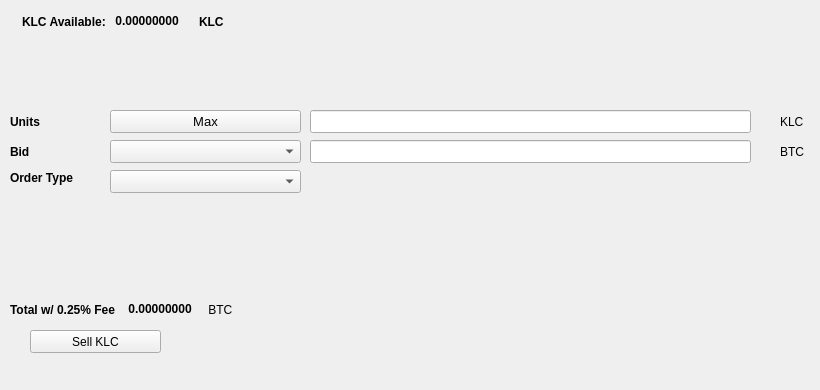
   <widget class="QWidget" name="SellTab">
    <attribute name="title">
     <string>Sell</string>
    </attribute>
    <widget class="QLabel" name="label_16">
     <property name="geometry">
      <rect>
       <x>780</x>
       <y>140</y>
       <width>31</width>
       <height>23</height>
      </rect>
     </property>
     <property name="text">
      <string>BTC</string>
     </property>
    </widget>
    <widget class="QComboBox" name="SellBidcomboBox">
     <property name="geometry">
      <rect>
       <x>110</x>
       <y>140</y>
       <width>191</width>
       <height>23</height>
      </rect>
     </property>
     <property name="font">
      <font>
       <pointsize>10</pointsize>
      </font>
     </property>
    </widget>
    <widget class="QLabel" name="label_18">
     <property name="geometry">
      <rect>
       <x>10</x>
       <y>110</y>
       <width>46</width>
       <height>23</height>
      </rect>
     </property>
     <property name="font">
      <font>
       <weight>75</weight>
       <bold>true</bold>
      </font>
     </property>
     <property name="text">
      <string>Units</string>
     </property>
    </widget>
    <widget class="QPushButton" name="Sell_Max_Amount">
     <property name="geometry">
      <rect>
       <x>110</x>
       <y>110</y>
       <width>191</width>
       <height>23</height>
      </rect>
     </property>
     <property name="font">
      <font>
       <pointsize>10</pointsize>
      </font>
     </property>
     <property name="text">
      <string>Max</string>
     </property>
    </widget>
    <widget class="QLabel" name="label_20">
     <property name="geometry">
      <rect>
       <x>10</x>
       <y>170</y>
       <width>91</width>
       <height>16</height>
      </rect>
     </property>
     <property name="font">
      <font>
       <weight>75</weight>
       <bold>true</bold>
      </font>
     </property>
     <property name="text">
      <string>Order Type</string>
     </property>
    </widget>
    <widget class="QComboBox" name="SellOrdertypeCombo">
     <property name="geometry">
      <rect>
       <x>110</x>
       <y>170</y>
       <width>191</width>
       <height>23</height>
      </rect>
     </property>
     <property name="font">
      <font>
       <pointsize>10</pointsize>
      </font>
     </property>
    </widget>
    <widget class="QLabel" name="label_21">
     <property name="geometry">
      <rect>
       <x>10</x>
       <y>140</y>
       <width>46</width>
       <height>23</height>
      </rect>
     </property>
     <property name="font">
      <font>
       <weight>75</weight>
       <bold>true</bold>
      </font>
     </property>
     <property name="text">
      <string>Bid</string>
     </property>
    </widget>
    <widget class="QLabel" name="label_22">
     <property name="geometry">
      <rect>
       <x>780</x>
       <y>110</y>
       <width>31</width>
       <height>23</height>
      </rect>
     </property>
     <property name="text">
      <string>KLC</string>
     </property>
    </widget>
    <widget class="QLineEdit" name="UnitsInputKLC">
     <property name="geometry">
      <rect>
       <x>310</x>
       <y>110</y>
       <width>441</width>
       <height>23</height>
      </rect>
     </property>
     <property name="font">
      <font>
       <pointsize>9</pointsize>
       <weight>75</weight>
       <bold>true</bold>
      </font>
     </property>
    </widget>
    <widget class="QLineEdit" name="SellBidPriceEdit">
     <property name="geometry">
      <rect>
       <x>310</x>
       <y>140</y>
       <width>441</width>
       <height>23</height>
      </rect>
     </property>
     <property name="font">
      <font>
       <pointsize>9</pointsize>
       <weight>75</weight>
       <bold>true</bold>
      </font>
     </property>
    </widget>
    <widget class="QPushButton" name="SellKLCBTN">
     <property name="geometry">
      <rect>
       <x>30</x>
       <y>330</y>
       <width>131</width>
       <height>23</height>
      </rect>
     </property>
     <property name="text">
      <string>Sell KLC</string>
     </property>
     <property name="icon">
      <iconset resource="../kalkicoin">
       <normaloff>:/icons/bitcoin</normaloff>:/icons/bitcoin</iconset>
     </property>
    </widget>
    <widget class="QWidget" name="layoutWidget3">
     <property name="geometry">
      <rect>
       <x>22</x>
       <y>12</y>
       <width>258</width>
       <height>19</height>
      </rect>
     </property>
     <layout class="QHBoxLayout" name="horizontalLayout">
      <item>
       <widget class="QLabel" name="label232_2">
        <property name="font">
         <font>
          <weight>75</weight>
          <bold>true</bold>
         </font>
        </property>
        <property name="text">
         <string>KLC Available:</string>
        </property>
       </widget>
      </item>
      <item>
       <widget class="QLabel" name="KLCAvailableLabel">
        <property name="palette">
         <palette>
          <active>
           <colorrole role="WindowText">
            <brush brushstyle="SolidPattern">
             <color alpha="255">
              <red>0</red>
              <green>0</green>
              <blue>0</blue>
             </color>
            </brush>
           </colorrole>
           <colorrole role="Button">
            <brush brushstyle="SolidPattern">
             <color alpha="255">
              <red>0</red>
              <green>170</green>
              <blue>0</blue>
             </color>
            </brush>
           </colorrole>
           <colorrole role="Light">
            <brush brushstyle="SolidPattern">
             <color alpha="255">
              <red>0</red>
              <green>255</green>
              <blue>0</blue>
             </color>
            </brush>
           </colorrole>
           <colorrole role="Midlight">
            <brush brushstyle="SolidPattern">
             <color alpha="255">
              <red>0</red>
              <green>212</green>
              <blue>0</blue>
             </color>
            </brush>
           </colorrole>
           <colorrole role="Dark">
            <brush brushstyle="SolidPattern">
             <color alpha="255">
              <red>0</red>
              <green>85</green>
              <blue>0</blue>
             </color>
            </brush>
           </colorrole>
           <colorrole role="Mid">
            <brush brushstyle="SolidPattern">
             <color alpha="255">
              <red>0</red>
              <green>113</green>
              <blue>0</blue>
             </color>
            </brush>
           </colorrole>
           <colorrole role="Text">
            <brush brushstyle="SolidPattern">
             <color alpha="255">
              <red>0</red>
              <green>170</green>
              <blue>0</blue>
             </color>
            </brush>
           </colorrole>
           <colorrole role="BrightText">
            <brush brushstyle="SolidPattern">
             <color alpha="255">
              <red>255</red>
              <green>255</green>
              <blue>255</blue>
             </color>
            </brush>
           </colorrole>
           <colorrole role="ButtonText">
            <brush brushstyle="SolidPattern">
             <color alpha="255">
              <red>0</red>
              <green>0</green>
              <blue>0</blue>
             </color>
            </brush>
           </colorrole>
           <colorrole role="Base">
            <brush brushstyle="SolidPattern">
             <color alpha="255">
              <red>255</red>
              <green>255</green>
              <blue>255</blue>
             </color>
            </brush>
           </colorrole>
           <colorrole role="Window">
            <brush brushstyle="SolidPattern">
             <color alpha="255">
              <red>0</red>
              <green>170</green>
              <blue>0</blue>
             </color>
            </brush>
           </colorrole>
           <colorrole role="Shadow">
            <brush brushstyle="SolidPattern">
             <color alpha="255">
              <red>0</red>
              <green>0</green>
              <blue>0</blue>
             </color>
            </brush>
           </colorrole>
           <colorrole role="AlternateBase">
            <brush brushstyle="SolidPattern">
             <color alpha="255">
              <red>127</red>
              <green>212</green>
              <blue>127</blue>
             </color>
            </brush>
           </colorrole>
           <colorrole role="ToolTipBase">
            <brush brushstyle="SolidPattern">
             <color alpha="255">
              <red>255</red>
              <green>255</green>
              <blue>220</blue>
             </color>
            </brush>
           </colorrole>
           <colorrole role="ToolTipText">
            <brush brushstyle="SolidPattern">
             <color alpha="255">
              <red>0</red>
              <green>0</green>
              <blue>0</blue>
             </color>
            </brush>
           </colorrole>
          </active>
          <inactive>
           <colorrole role="WindowText">
            <brush brushstyle="SolidPattern">
             <color alpha="255">
              <red>0</red>
              <green>0</green>
              <blue>0</blue>
             </color>
            </brush>
           </colorrole>
           <colorrole role="Button">
            <brush brushstyle="SolidPattern">
             <color alpha="255">
              <red>0</red>
              <green>170</green>
              <blue>0</blue>
             </color>
            </brush>
           </colorrole>
           <colorrole role="Light">
            <brush brushstyle="SolidPattern">
             <color alpha="255">
              <red>0</red>
              <green>255</green>
              <blue>0</blue>
             </color>
            </brush>
           </colorrole>
           <colorrole role="Midlight">
            <brush brushstyle="SolidPattern">
             <color alpha="255">
              <red>0</red>
              <green>212</green>
              <blue>0</blue>
             </color>
            </brush>
           </colorrole>
           <colorrole role="Dark">
            <brush brushstyle="SolidPattern">
             <color alpha="255">
              <red>0</red>
              <green>85</green>
              <blue>0</blue>
             </color>
            </brush>
           </colorrole>
           <colorrole role="Mid">
            <brush brushstyle="SolidPattern">
             <color alpha="255">
              <red>0</red>
              <green>113</green>
              <blue>0</blue>
             </color>
            </brush>
           </colorrole>
           <colorrole role="Text">
            <brush brushstyle="SolidPattern">
             <color alpha="255">
              <red>0</red>
              <green>170</green>
              <blue>0</blue>
             </color>
            </brush>
           </colorrole>
           <colorrole role="BrightText">
            <brush brushstyle="SolidPattern">
             <color alpha="255">
              <red>255</red>
              <green>255</green>
              <blue>255</blue>
             </color>
            </brush>
           </colorrole>
           <colorrole role="ButtonText">
            <brush brushstyle="SolidPattern">
             <color alpha="255">
              <red>0</red>
              <green>0</green>
              <blue>0</blue>
             </color>
            </brush>
           </colorrole>
           <colorrole role="Base">
            <brush brushstyle="SolidPattern">
             <color alpha="255">
              <red>255</red>
              <green>255</green>
              <blue>255</blue>
             </color>
            </brush>
           </colorrole>
           <colorrole role="Window">
            <brush brushstyle="SolidPattern">
             <color alpha="255">
              <red>0</red>
              <green>170</green>
              <blue>0</blue>
             </color>
            </brush>
           </colorrole>
           <colorrole role="Shadow">
            <brush brushstyle="SolidPattern">
             <color alpha="255">
              <red>0</red>
              <green>0</green>
              <blue>0</blue>
             </color>
            </brush>
           </colorrole>
           <colorrole role="AlternateBase">
            <brush brushstyle="SolidPattern">
             <color alpha="255">
              <red>127</red>
              <green>212</green>
              <blue>127</blue>
             </color>
            </brush>
           </colorrole>
           <colorrole role="ToolTipBase">
            <brush brushstyle="SolidPattern">
             <color alpha="255">
              <red>255</red>
              <green>255</green>
              <blue>220</blue>
             </color>
            </brush>
           </colorrole>
           <colorrole role="ToolTipText">
            <brush brushstyle="SolidPattern">
             <color alpha="255">
              <red>0</red>
              <green>0</green>
              <blue>0</blue>
             </color>
            </brush>
           </colorrole>
          </inactive>
          <disabled>
           <colorrole role="WindowText">
            <brush brushstyle="SolidPattern">
             <color alpha="255">
              <red>0</red>
              <green>85</green>
              <blue>0</blue>
             </color>
            </brush>
           </colorrole>
           <colorrole role="Button">
            <brush brushstyle="SolidPattern">
             <color alpha="255">
              <red>0</red>
              <green>170</green>
              <blue>0</blue>
             </color>
            </brush>
           </colorrole>
           <colorrole role="Light">
            <brush brushstyle="SolidPattern">
             <color alpha="255">
              <red>0</red>
              <green>255</green>
              <blue>0</blue>
             </color>
            </brush>
           </colorrole>
           <colorrole role="Midlight">
            <brush brushstyle="SolidPattern">
             <color alpha="255">
              <red>0</red>
              <green>212</green>
              <blue>0</blue>
             </color>
            </brush>
           </colorrole>
           <colorrole role="Dark">
            <brush brushstyle="SolidPattern">
             <color alpha="255">
              <red>0</red>
              <green>85</green>
              <blue>0</blue>
             </color>
            </brush>
           </colorrole>
           <colorrole role="Mid">
            <brush brushstyle="SolidPattern">
             <color alpha="255">
              <red>0</red>
              <green>113</green>
              <blue>0</blue>
             </color>
            </brush>
           </colorrole>
           <colorrole role="Text">
            <brush brushstyle="SolidPattern">
             <color alpha="255">
              <red>0</red>
              <green>85</green>
              <blue>0</blue>
             </color>
            </brush>
           </colorrole>
           <colorrole role="BrightText">
            <brush brushstyle="SolidPattern">
             <color alpha="255">
              <red>255</red>
              <green>255</green>
              <blue>255</blue>
             </color>
            </brush>
           </colorrole>
           <colorrole role="ButtonText">
            <brush brushstyle="SolidPattern">
             <color alpha="255">
              <red>0</red>
              <green>85</green>
              <blue>0</blue>
             </color>
            </brush>
           </colorrole>
           <colorrole role="Base">
            <brush brushstyle="SolidPattern">
             <color alpha="255">
              <red>0</red>
              <green>170</green>
              <blue>0</blue>
             </color>
            </brush>
           </colorrole>
           <colorrole role="Window">
            <brush brushstyle="SolidPattern">
             <color alpha="255">
              <red>0</red>
              <green>170</green>
              <blue>0</blue>
             </color>
            </brush>
           </colorrole>
           <colorrole role="Shadow">
            <brush brushstyle="SolidPattern">
             <color alpha="255">
              <red>0</red>
              <green>0</green>
              <blue>0</blue>
             </color>
            </brush>
           </colorrole>
           <colorrole role="AlternateBase">
            <brush brushstyle="SolidPattern">
             <color alpha="255">
              <red>0</red>
              <green>170</green>
              <blue>0</blue>
             </color>
            </brush>
           </colorrole>
           <colorrole role="ToolTipBase">
            <brush brushstyle="SolidPattern">
             <color alpha="255">
              <red>255</red>
              <green>255</green>
              <blue>220</blue>
             </color>
            </brush>
           </colorrole>
           <colorrole role="ToolTipText">
            <brush brushstyle="SolidPattern">
             <color alpha="255">
              <red>0</red>
              <green>0</green>
              <blue>0</blue>
             </color>
            </brush>
           </colorrole>
          </disabled>
         </palette>
        </property>
        <property name="font">
         <font>
          <weight>75</weight>
          <bold>true</bold>
         </font>
        </property>
        <property name="text">
         <string> 0.00000000 </string>
        </property>
        <property name="textInteractionFlags">
         <set>Qt::LinksAccessibleByMouse|Qt::TextSelectableByKeyboard|Qt::TextSelectableByMouse</set>
        </property>
       </widget>
      </item>
      <item>
       <widget class="QLabel" name="labelKLC">
        <property name="font">
         <font>
          <weight>75</weight>
          <bold>true</bold>
         </font>
        </property>
        <property name="text">
         <string>KLC</string>
        </property>
       </widget>
      </item>
     </layout>
    </widget>
    <widget class="QWidget" name="layoutWidget">
     <property name="geometry">
      <rect>
       <x>10</x>
       <y>300</y>
       <width>268</width>
       <height>19</height>
      </rect>
     </property>
     <layout class="QHBoxLayout" name="horizontalLayout_2">
      <item>
       <widget class="QLabel" name="label_19">
        <property name="font">
         <font>
          <weight>75</weight>
          <bold>true</bold>
         </font>
        </property>
        <property name="text">
         <string>Total w/ 0.25% Fee </string>
        </property>
       </widget>
      </item>
      <item>
       <widget class="QLabel" name="SellCostLabel">
        <property name="palette">
         <palette>
          <active>
           <colorrole role="WindowText">
            <brush brushstyle="SolidPattern">
             <color alpha="255">
              <red>0</red>
              <green>0</green>
              <blue>0</blue>
             </color>
            </brush>
           </colorrole>
           <colorrole role="Button">
            <brush brushstyle="SolidPattern">
             <color alpha="255">
              <red>0</red>
              <green>170</green>
              <blue>0</blue>
             </color>
            </brush>
           </colorrole>
           <colorrole role="Light">
            <brush brushstyle="SolidPattern">
             <color alpha="255">
              <red>0</red>
              <green>255</green>
              <blue>0</blue>
             </color>
            </brush>
           </colorrole>
           <colorrole role="Midlight">
            <brush brushstyle="SolidPattern">
             <color alpha="255">
              <red>0</red>
              <green>212</green>
              <blue>0</blue>
             </color>
            </brush>
           </colorrole>
           <colorrole role="Dark">
            <brush brushstyle="SolidPattern">
             <color alpha="255">
              <red>0</red>
              <green>85</green>
              <blue>0</blue>
             </color>
            </brush>
           </colorrole>
           <colorrole role="Mid">
            <brush brushstyle="SolidPattern">
             <color alpha="255">
              <red>0</red>
              <green>113</green>
              <blue>0</blue>
             </color>
            </brush>
           </colorrole>
           <colorrole role="Text">
            <brush brushstyle="SolidPattern">
             <color alpha="255">
              <red>0</red>
              <green>170</green>
              <blue>0</blue>
             </color>
            </brush>
           </colorrole>
           <colorrole role="BrightText">
            <brush brushstyle="SolidPattern">
             <color alpha="255">
              <red>255</red>
              <green>255</green>
              <blue>255</blue>
             </color>
            </brush>
           </colorrole>
           <colorrole role="ButtonText">
            <brush brushstyle="SolidPattern">
             <color alpha="255">
              <red>0</red>
              <green>0</green>
              <blue>0</blue>
             </color>
            </brush>
           </colorrole>
           <colorrole role="Base">
            <brush brushstyle="SolidPattern">
             <color alpha="255">
              <red>255</red>
              <green>255</green>
              <blue>255</blue>
             </color>
            </brush>
           </colorrole>
           <colorrole role="Window">
            <brush brushstyle="SolidPattern">
             <color alpha="255">
              <red>0</red>
              <green>170</green>
              <blue>0</blue>
             </color>
            </brush>
           </colorrole>
           <colorrole role="Shadow">
            <brush brushstyle="SolidPattern">
             <color alpha="255">
              <red>0</red>
              <green>0</green>
              <blue>0</blue>
             </color>
            </brush>
           </colorrole>
           <colorrole role="AlternateBase">
            <brush brushstyle="SolidPattern">
             <color alpha="255">
              <red>127</red>
              <green>212</green>
              <blue>127</blue>
             </color>
            </brush>
           </colorrole>
           <colorrole role="ToolTipBase">
            <brush brushstyle="SolidPattern">
             <color alpha="255">
              <red>255</red>
              <green>255</green>
              <blue>220</blue>
             </color>
            </brush>
           </colorrole>
           <colorrole role="ToolTipText">
            <brush brushstyle="SolidPattern">
             <color alpha="255">
              <red>0</red>
              <green>0</green>
              <blue>0</blue>
             </color>
            </brush>
           </colorrole>
          </active>
          <inactive>
           <colorrole role="WindowText">
            <brush brushstyle="SolidPattern">
             <color alpha="255">
              <red>0</red>
              <green>0</green>
              <blue>0</blue>
             </color>
            </brush>
           </colorrole>
           <colorrole role="Button">
            <brush brushstyle="SolidPattern">
             <color alpha="255">
              <red>0</red>
              <green>170</green>
              <blue>0</blue>
             </color>
            </brush>
           </colorrole>
           <colorrole role="Light">
            <brush brushstyle="SolidPattern">
             <color alpha="255">
              <red>0</red>
              <green>255</green>
              <blue>0</blue>
             </color>
            </brush>
           </colorrole>
           <colorrole role="Midlight">
            <brush brushstyle="SolidPattern">
             <color alpha="255">
              <red>0</red>
              <green>212</green>
              <blue>0</blue>
             </color>
            </brush>
           </colorrole>
           <colorrole role="Dark">
            <brush brushstyle="SolidPattern">
             <color alpha="255">
              <red>0</red>
              <green>85</green>
              <blue>0</blue>
             </color>
            </brush>
           </colorrole>
           <colorrole role="Mid">
            <brush brushstyle="SolidPattern">
             <color alpha="255">
              <red>0</red>
              <green>113</green>
              <blue>0</blue>
             </color>
            </brush>
           </colorrole>
           <colorrole role="Text">
            <brush brushstyle="SolidPattern">
             <color alpha="255">
              <red>0</red>
              <green>170</green>
              <blue>0</blue>
             </color>
            </brush>
           </colorrole>
           <colorrole role="BrightText">
            <brush brushstyle="SolidPattern">
             <color alpha="255">
              <red>255</red>
              <green>255</green>
              <blue>255</blue>
             </color>
            </brush>
           </colorrole>
           <colorrole role="ButtonText">
            <brush brushstyle="SolidPattern">
             <color alpha="255">
              <red>0</red>
              <green>0</green>
              <blue>0</blue>
             </color>
            </brush>
           </colorrole>
           <colorrole role="Base">
            <brush brushstyle="SolidPattern">
             <color alpha="255">
              <red>255</red>
              <green>255</green>
              <blue>255</blue>
             </color>
            </brush>
           </colorrole>
           <colorrole role="Window">
            <brush brushstyle="SolidPattern">
             <color alpha="255">
              <red>0</red>
              <green>170</green>
              <blue>0</blue>
             </color>
            </brush>
           </colorrole>
           <colorrole role="Shadow">
            <brush brushstyle="SolidPattern">
             <color alpha="255">
              <red>0</red>
              <green>0</green>
              <blue>0</blue>
             </color>
            </brush>
           </colorrole>
           <colorrole role="AlternateBase">
            <brush brushstyle="SolidPattern">
             <color alpha="255">
              <red>127</red>
              <green>212</green>
              <blue>127</blue>
             </color>
            </brush>
           </colorrole>
           <colorrole role="ToolTipBase">
            <brush brushstyle="SolidPattern">
             <color alpha="255">
              <red>255</red>
              <green>255</green>
              <blue>220</blue>
             </color>
            </brush>
           </colorrole>
           <colorrole role="ToolTipText">
            <brush brushstyle="SolidPattern">
             <color alpha="255">
              <red>0</red>
              <green>0</green>
              <blue>0</blue>
             </color>
            </brush>
           </colorrole>
          </inactive>
          <disabled>
           <colorrole role="WindowText">
            <brush brushstyle="SolidPattern">
             <color alpha="255">
              <red>0</red>
              <green>85</green>
              <blue>0</blue>
             </color>
            </brush>
           </colorrole>
           <colorrole role="Button">
            <brush brushstyle="SolidPattern">
             <color alpha="255">
              <red>0</red>
              <green>170</green>
              <blue>0</blue>
             </color>
            </brush>
           </colorrole>
           <colorrole role="Light">
            <brush brushstyle="SolidPattern">
             <color alpha="255">
              <red>0</red>
              <green>255</green>
              <blue>0</blue>
             </color>
            </brush>
           </colorrole>
           <colorrole role="Midlight">
            <brush brushstyle="SolidPattern">
             <color alpha="255">
              <red>0</red>
              <green>212</green>
              <blue>0</blue>
             </color>
            </brush>
           </colorrole>
           <colorrole role="Dark">
            <brush brushstyle="SolidPattern">
             <color alpha="255">
              <red>0</red>
              <green>85</green>
              <blue>0</blue>
             </color>
            </brush>
           </colorrole>
           <colorrole role="Mid">
            <brush brushstyle="SolidPattern">
             <color alpha="255">
              <red>0</red>
              <green>113</green>
              <blue>0</blue>
             </color>
            </brush>
           </colorrole>
           <colorrole role="Text">
            <brush brushstyle="SolidPattern">
             <color alpha="255">
              <red>0</red>
              <green>85</green>
              <blue>0</blue>
             </color>
            </brush>
           </colorrole>
           <colorrole role="BrightText">
            <brush brushstyle="SolidPattern">
             <color alpha="255">
              <red>255</red>
              <green>255</green>
              <blue>255</blue>
             </color>
            </brush>
           </colorrole>
           <colorrole role="ButtonText">
            <brush brushstyle="SolidPattern">
             <color alpha="255">
              <red>0</red>
              <green>85</green>
              <blue>0</blue>
             </color>
            </brush>
           </colorrole>
           <colorrole role="Base">
            <brush brushstyle="SolidPattern">
             <color alpha="255">
              <red>0</red>
              <green>170</green>
              <blue>0</blue>
             </color>
            </brush>
           </colorrole>
           <colorrole role="Window">
            <brush brushstyle="SolidPattern">
             <color alpha="255">
              <red>0</red>
              <green>170</green>
              <blue>0</blue>
             </color>
            </brush>
           </colorrole>
           <colorrole role="Shadow">
            <brush brushstyle="SolidPattern">
             <color alpha="255">
              <red>0</red>
              <green>0</green>
              <blue>0</blue>
             </color>
            </brush>
           </colorrole>
           <colorrole role="AlternateBase">
            <brush brushstyle="SolidPattern">
             <color alpha="255">
              <red>0</red>
              <green>170</green>
              <blue>0</blue>
             </color>
            </brush>
           </colorrole>
           <colorrole role="ToolTipBase">
            <brush brushstyle="SolidPattern">
             <color alpha="255">
              <red>255</red>
              <green>255</green>
              <blue>220</blue>
             </color>
            </brush>
           </colorrole>
           <colorrole role="ToolTipText">
            <brush brushstyle="SolidPattern">
             <color alpha="255">
              <red>0</red>
              <green>0</green>
              <blue>0</blue>
             </color>
            </brush>
           </colorrole>
          </disabled>
         </palette>
        </property>
        <property name="font">
         <font>
          <weight>75</weight>
          <bold>true</bold>
         </font>
        </property>
        <property name="autoFillBackground">
         <bool>false</bool>
        </property>
        <property name="text">
         <string> 0.00000000</string>
        </property>
        <property name="textInteractionFlags">
         <set>Qt::LinksAccessibleByMouse|Qt::TextSelectableByMouse</set>
        </property>
       </widget>
      </item>
      <item>
       <widget class="QLabel" name="label_17">
        <property name="font">
         <font>
          <weight>50</weight>
          <bold>false</bold>
         </font>
        </property>
        <property name="text">
         <string> BTC</string>
        </property>
       </widget>
      </item>
     </layout>
    </widget>
    <widget class="QLabel" name="label_23">
     <property name="geometry">
      <rect>
       <x>460</x>
       <y>300</y>
       <width>281</width>
       <height>81</height>
      </rect>
     </property>
     <property name="text">
      <string/>
     </property>
     <property name="pixmap">
      <pixmap>:/images/bittrex</pixmap>
     </property>
    </widget>
   </widget>
